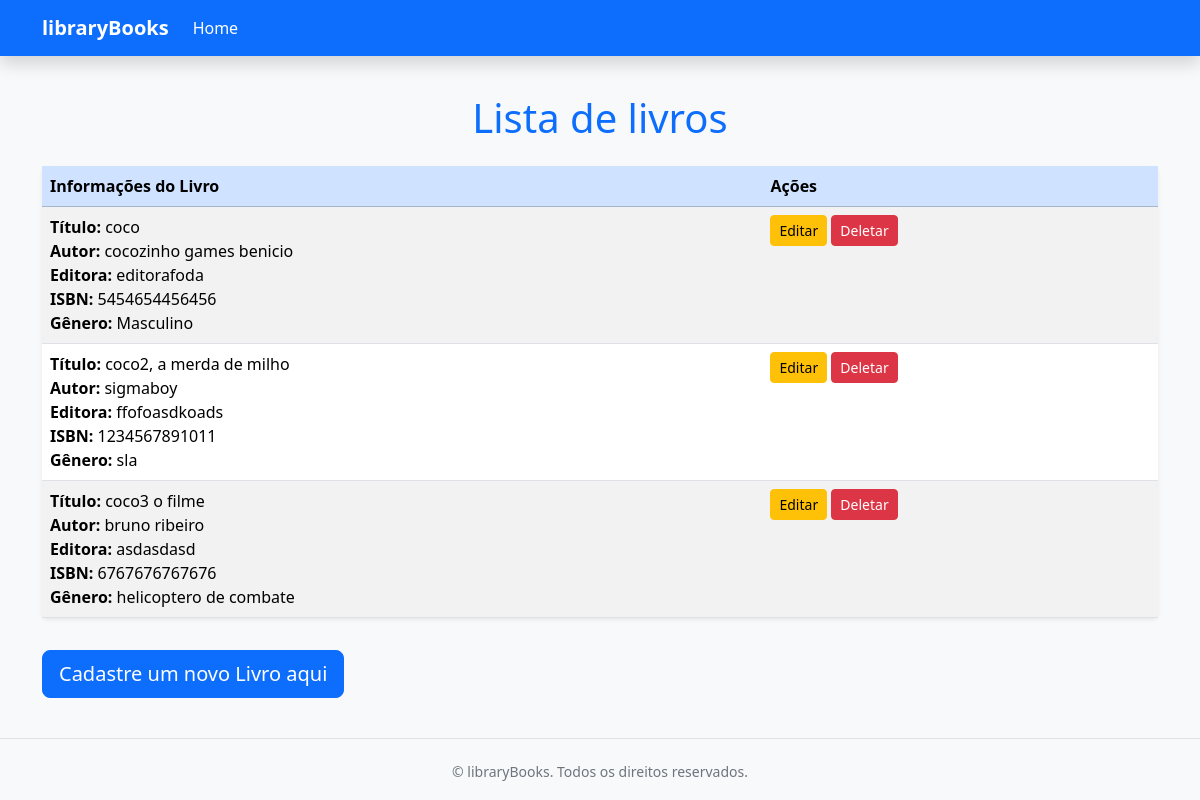
Before: / with the older database file.
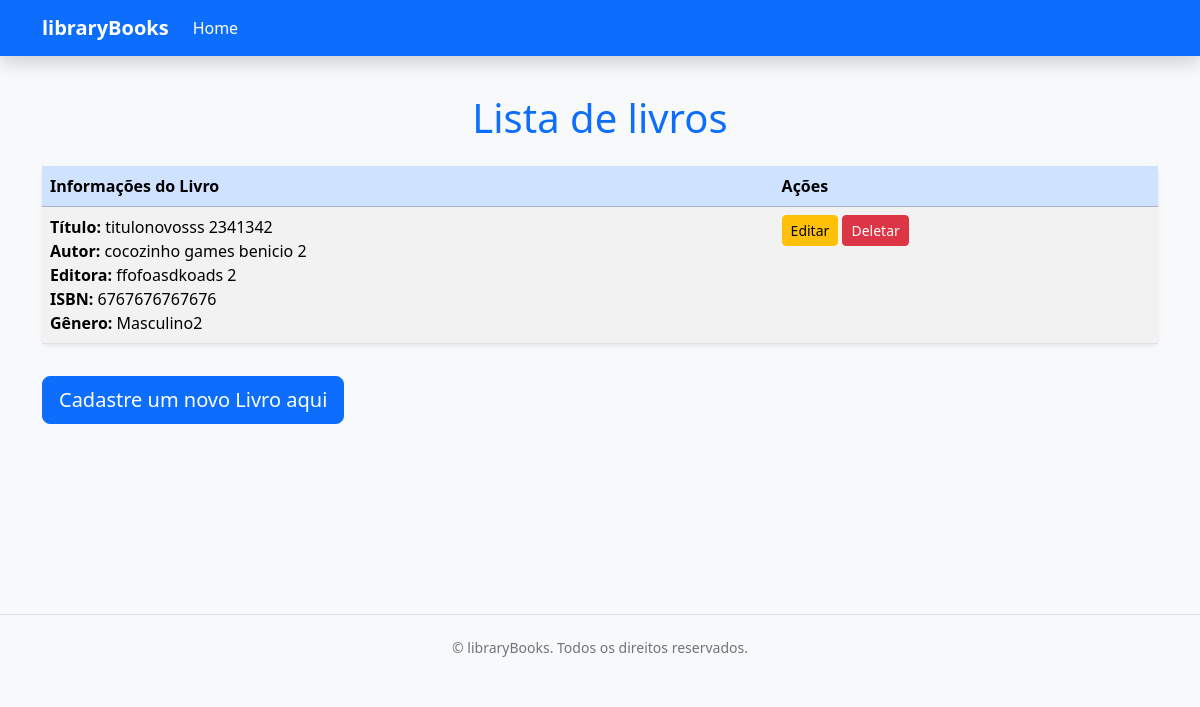
After: the same page with the newer database file.
### libraryBooks/models.py (models this page shows)
class Livros(models.Model):
    titulo = models.CharField(max_length=100, blank=False, null=False)
    autor = models.CharField(max_length=100, blank=False, null=False)
    editora = models.CharField(max_length=100, blank=False, null=False)
    ISBN = models.CharField(max_length=13, blank=False, null=False)
    genero = models.CharField(max_length=100, blank=False, null=False)
    def exibir_info(self):
        return f"<strong>Título:</strong> {self.titulo}<br><strong>Autor:</strong> {self.autor}<br><strong>Editora:</strong> {self.editora}<br><strong>ISBN: </strong>{self.ISBN}<br> <strong>Gênero:</strong> {self.genero}"
    objects = models.Manager()

### libraryBooks/views.py (the view)
# urls.py: path('',index, name='index'),
def index(request):
    lista = Livros.objects.all()
    return render(request, 'index.html', {"livros": lista})

### libraryBooks/templates/index.html (shortened to what this page needs)
<!DOCTYPE html>
<html lang="pt-br">
<head>
  <link
    href="https://cdn.jsdelivr.net/npm/bootstrap@5.3.2/dist/css/bootstrap.min.css"
    rel="stylesheet"
  />
</head>
<body>
  <header>
    <nav class="navbar navbar-expand-lg navbar-dark bg-primary fixed-top shadow">
      <div class="container">
        <a class="navbar-brand fw-bold" href="{% url 'index' %}">libraryBooks</a>
        <div class="collapse navbar-collapse" id="navbarNav">
          <ul class="navbar-nav me-auto mb-2 mb-lg-0">
            <li class="nav-item">
              <a class="nav-link active" aria-current="page" href="{% url 'index' %}">Home</a>
            </li>
          </ul>
        </div>
      </div>
    </nav>
  </header>
  <main class="container mt-4">
    <h1 class="mb-4 text-primary text-center">Lista de livros</h1>
    <table class="table table-striped table-hover shadow-sm bg-white rounded">
      <thead class="table-primary">
        <tr>
          <th>Informações do Livro</th>
          <th>Ações</th>
        </tr>
      </thead>
          <tbody>
            {% for livro in livros %}
              <tr>
                <td>{{ livro.exibir_info|safe }}</td>
                <td>
                  <a href="{% url 'editar' livro.id %}" class="btn btn-warning btn-sm">Editar</a>
                  <a href="{% url 'deletar' livro.id %}" class="btn btn-danger btn-sm">Deletar</a>
                </td>
              </tr>
            {% empty %}
              <tr>
                <td colspan="2" class="text-center text-muted">Nenhum Livro cadastrado.</td>
              </tr>
            {% endfor %}
  </tbody>
    </table>
    <a href="{% url 'cadastro' %}" class="btn btn-primary btn-lg mt-3">
      Cadastre um novo Livro aqui
    </a>
  </main>
  <footer>
    <div class="container">
      <small>© {{ now.year }} libraryBooks. Todos os direitos reservados.</small>
    </div>
  </footer>
</body>
</html>

### libraryBooks/templates/index.html (style rules this page uses)
body { padding-top: 70px; background-color: #f8f9fa; }
footer { padding: 20px 0; text-align: center; color: #6c757d; border-top: 1px solid #dee2e6; margin-top: 40px; }
main { min-height: 60vh; }

Changed rows visible on the page:
removed Livros: exibir_info "Título: coco Autor: cocozinho games benicio Editora: editorafoda ISBN: 5454654456456 Gênero: Masculino"
removed Livros: exibir_info "Título: coco2, a merda de milho Autor: sigmaboy Editora: ffofoasdkoads ISBN: 1234567891011 Gênero: sla"
removed Livros: exibir_info "Título: coco3 o filme Autor: bruno ribeiro Editora: asdasdasd ISBN: 6767676767676 Gênero: helicoptero de combate"
added Livros: exibir_info "Título: titulonovosss 2341342 Autor: cocozinho games benicio 2 Editora: ffofoasdkoads 2 ISBN: 6767676767676 Gênero: Masculino2"
